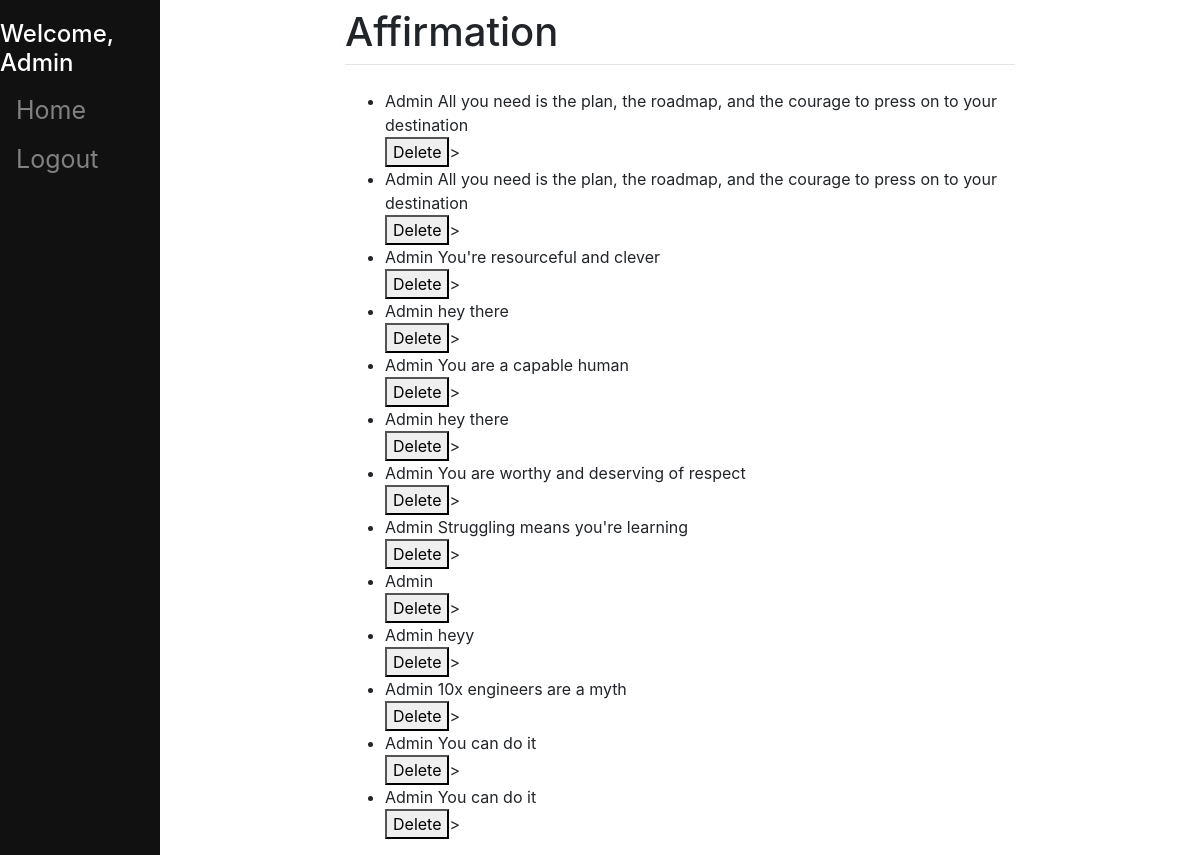
Page /affirmation_save/ (signed in) on the earlier database version.
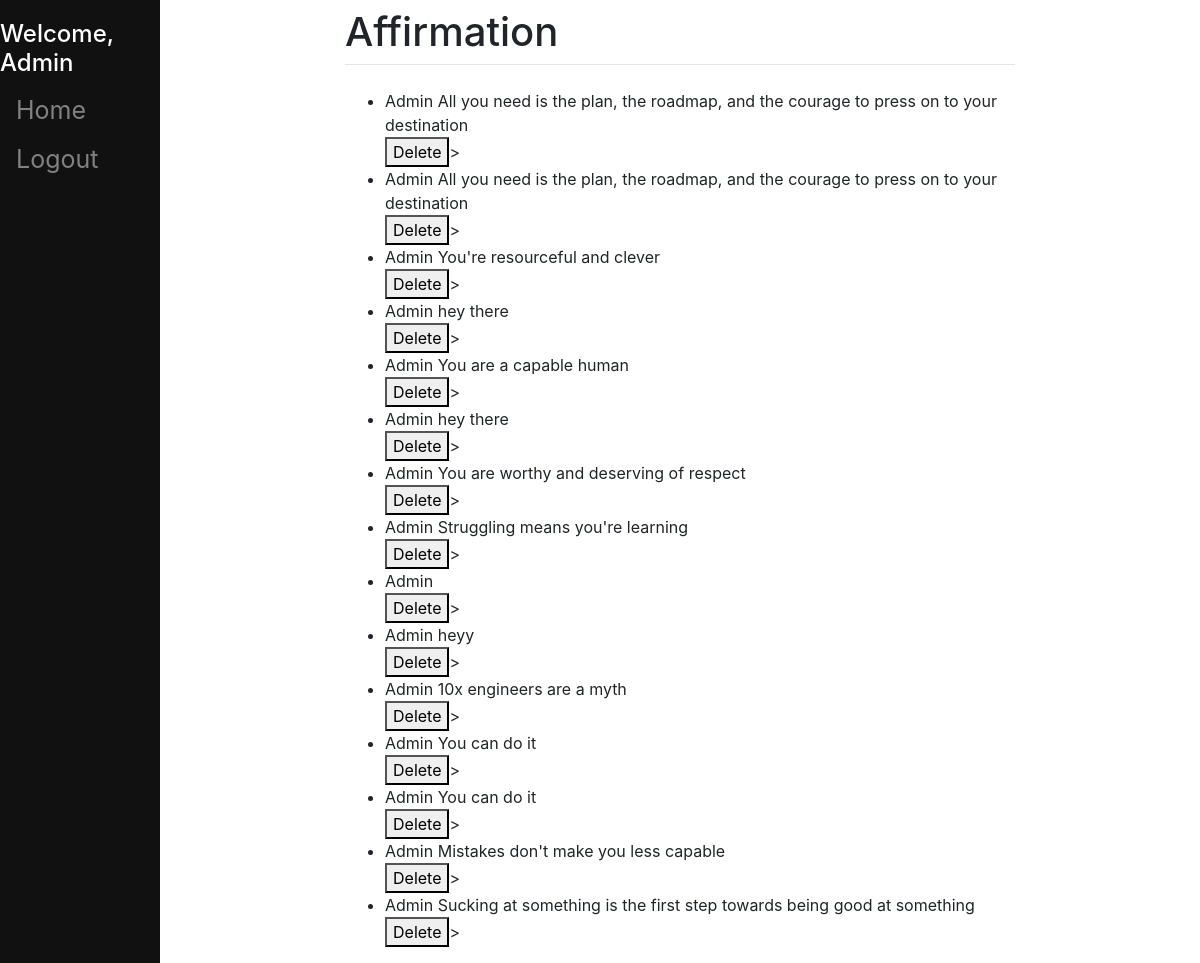
Same page on the later database version.
### affirmation/models.py (models this page shows, shortened)
class Affirmation(models.Model):
    name = models.CharField(max_length=200)
    user = models.ForeignKey(User, on_delete=models.PROTECT,
                              help_text="The user that posted this article.")

### affirmation/views.py (the view)
# urls.py: path('affirmation_save/',views.AffirmationSave, name='affirmation_save'),
def AffirmationSave(request):
    if request.POST:
        form = request.POST.get("affirmation")
        user = request.user
        if user is not None:
            model = Affirmation()
            model.name= form
            model.user = user
            model.save()
        else:
            pass
    else:
        pass
    context={
        "data": Affirmation.objects.all()
    }
    return render(request,"affirmation/affirmation_save.html",context)

### affirmation/templates/affirmation/affirmation_save.html (shortened to what this page needs)
{% extends 'index.html' %}
{%block content%}
{%if user.is_authenticated %}
<ul>
{%for affirmation in data%}
<li>
        {{affirmation.user}}
        {{affirmation.name}}
        <br>
<form action="{%url 'delete_affirmation' affirmation.id %}" method='POST'>
       <button type="submit">Delete</button>>
</form>
</li>
{%endfor%}
</ul>
{%endif%}
{%endblock%}

Differences in the rows shown:
added Affirmation: user "Admin", name "Mistakes don't make you less capable"
added Affirmation: user "Admin", name "Sucking at something is the first step towards being good at something"
